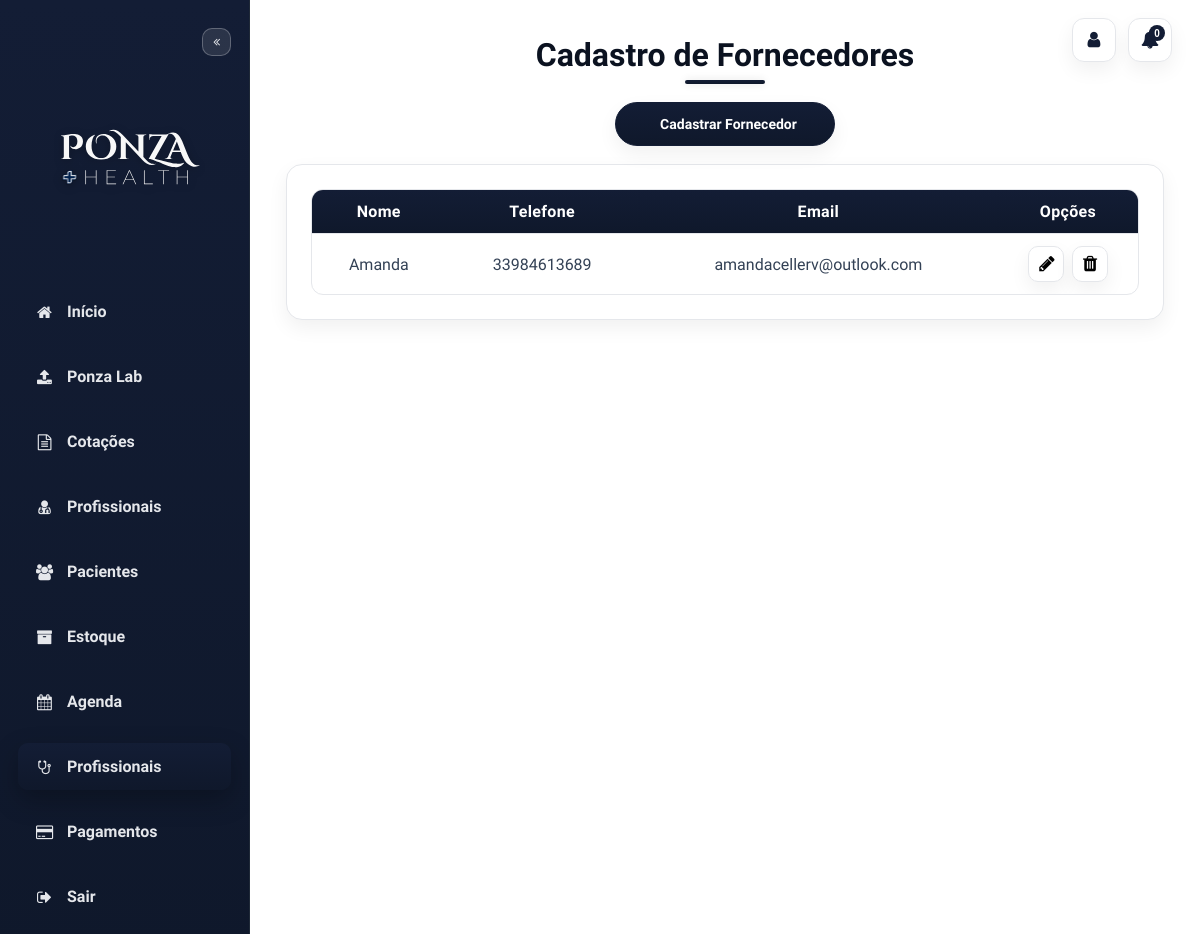
Screenshot of /suppliers (signed in) with the database file from the repository.
### models.py (models this page shows, shortened)
class BaseModel:
    """__init__ flexível baseado em kwargs (compatível com SQLAlchemy)."""

class Supplier(db.Model, BaseModel):
    __tablename__ = "suppliers"
    id      = db.Column(db.Integer, primary_key=True)
    name    = db.Column(db.String(120), nullable=False)
    email   = db.Column(db.String(120))
    phone   = db.Column(db.String(20))
    user_id = db.Column(db.Integer, db.ForeignKey("users.id"), nullable=False, index=True)
    user    = relationship("User", back_populates="suppliers")
    __table_args__ = (
        Index("ix_suppliers_email", "email"),
        Index("ix_suppliers_phone", "phone"),
    )

### app.py (the view)
@app.route('/suppliers')
@login_required
def suppliers():
    u = current_user()
    sups = Supplier.query.filter_by(user_id=u.id).order_by(Supplier.name.asc()).all()
    try:
        return render_template('suppliers.html', suppliers=sups)
    except TemplateNotFound:
        lis = "".join(f"<li>{s.name} — {s.email or ''} {s.phone or ''}</li>" for s in sups)
        return f"<h1>Fornecedores</h1><ul>{lis or '<li>(vazio)</li>'}</ul>"

### app.py (called while the page is built)
@app.context_processor
def url_helpers():
    def img_url(path, default_rel=None):
        p = (path or "").strip() or (default_rel or "")
        if p.startswith("/files/img/"):
            return p
        return url_for("static", filename=p)
    return {"img_url": img_url}

def get_logged_user() -> Optional[User]:
    uid = session.get('user_id')
    return User.query.get(uid) if uid else None

def current_user() -> User:
    u = getattr(g, "user", None) or get_logged_user()
    if not u:
        abort(401)
    return cast(User, u)

@app.context_processor
def inject_user_context():
    u = getattr(g, "user", None) or get_logged_user()
    if not u:
        return {}
    return {
        "user": {
            "id": u.id,
            "username": u.username,
            "email": u.email,
            "profile_image": (u.profile_image or DEFAULT_USER_IMAGE),
        }
    }

@app.context_processor
def inject_globals():
    return {"now": datetime.utcnow()}

### templates/suppliers.html (shortened to what this page needs)
<!DOCTYPE html>
<html lang="pt-br">
<head>
    <link rel="stylesheet" href="https://stackpath.bootstrapcdn.com/font-awesome/4.7.0/css/font-awesome.min.css">
</head>
<body>
    <div class="top-profile" aria-label="Ações do usuário">
        <a href="{{ url_for('account') }}" class="icon-btn" title="Minha conta" aria-label="Minha conta">
            <i class="fa fa-user"></i>
        </a>
        <button class="icon-btn" type="button" title="Notificações" aria-label="Notificações">
            <i class="fa fa-bell"></i>
            <span class="badge">{{ (notifications_unread or 0) }}</span>
        </button>
    </div>
    <div class="sidebar" id="sidebar">
        <button class="sidebar-toggle" onclick="toggleSidebar()" aria-label="Minimizar/Maximizar menu"><i
                class="fa fa-angle-double-left"></i></button>
        <img src="{{ url_for('static', filename='images/3.svg') }}" class="sidebar-logo" alt="Ponza Health" />
        <a href="{{ url_for('index') }}" class="menu-item"><i class="fa fa-home"></i><span
                class="label">Início</span></a>
        <a href="{{ url_for('upload') }}" class="menu-item"><i class="fa fa-upload"></i><span class="label">Ponza
                Lab</span></a>
        <a href="{{ url_for('quote_index') }}" class="menu-item"><i class="fa fa-file-text-o"></i><span
                class="label">Cotações</span></a>
        <a href="{{ url_for('doctors') }}" class="menu-item"><i class="fa fa-user-md"></i><span
                class="label">Profissionais</span></a>
        <a href="{{ url_for('catalog') }}" class="menu-item"><i class="fa fa-users"></i><span
                class="label">Pacientes</span></a>
        <a href="{{ url_for('products') }}" class="menu-item"><i class="fa fa-archive"></i><span
                class="label">Estoque</span></a>
        <a href="{{ url_for('agenda') }}" class="menu-item"><i class="fa fa-calendar"></i><span
                class="label">Agenda</span></a>
        <a href="{{ url_for('doctors') }}" class="menu-item active"><i class="fa fa-stethoscope"></i><span
                class="label">Profissionais</span></a>
        <a href="{{ url_for('purchase') }}" class="menu-item"><i class="fa fa-credit-card"></i><span
                class="label">Pagamentos</span></a>
        <a href="{{ url_for('logout') }}" class="menu-item logout"><i class="fa fa-sign-out"></i><span
                class="label">Sair</span></a>
    </div>
    <div class="content">
        <h2>Cadastro de Fornecedores</h2>
        <div class="actions">
            <button class="btn" onclick="openAddModal()">&nbsp; Cadastrar Fornecedor</button>
        </div>
        <div class="panel">
            <div class="table-wrap">
                <table class="catalog">
                    <thead>
                        <tr>
                            <th>Nome</th>
                            <th>Telefone</th>
                            <th>Email</th>
                            <th style="width:140px;">Opções</th>
                        </tr>
                    </thead>
                    <tbody>
                        {% for supplier in suppliers %}
                        <tr>
                            <td>{{ supplier.name }}</td>
                            <td>{{ supplier.phone }}</td>
                            <td>{{ supplier.email }}</td>
                            <td>
                                <div class="row-actions">
                                    <button class="icon-square" title="Editar" aria-label="Editar"
                                        onclick="openEditModal('{{ supplier.id }}','{{ supplier.name }}','{{ supplier.phone }}','{{ supplier.email }}')">
                                        <i class="fa fa-pencil edit-icon"></i>
                                    </button>
                                    <form method="post"
                                        action="{{ url_for('delete_supplier', supplier_id=supplier.id) }}"
                                        onsubmit="return confirm('Deseja realmente excluir este fornecedor?')"
                                        style="display:inline;">
                                        <button type="submit" class="icon-square danger" title="Excluir"
                                            aria-label="Excluir">
                                            <i class="fa fa-trash"></i>
                                        </button>
                                    </form>
                                </div>
                            </td>
                        </tr>
                        {% else %}
                        <tr>
                            <td colspan="4" style="color:var(--ink-dim); text-align:center;">Nenhum fornecedor
                                cadastrado.</td>
                        </tr>
                        {% endfor %}
                    </tbody>
                </table>
            </div>
        </div>
    </div>
</body>
</html>

### rows the page displays
Supplier: name "Amanda", phone "33984613689", email "amandacellerv@outlook.com"

### other values shown
{{ (notifications_unread or 0) }} "0"
